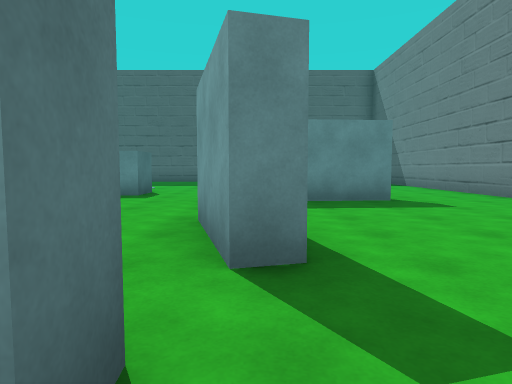
[1] (above)

24 first-person views from a walk through a Unity game level. The camera is 1.2 m above the floor, tilts 4° down and sees 75° across. The floor is counted in squares, 2 m on a side. Each view is taken from the middle of a square. On the plan, view 1 faces up. The plan holds only what a view shows up to about 10 squares ahead; the rest is blank.

[2]
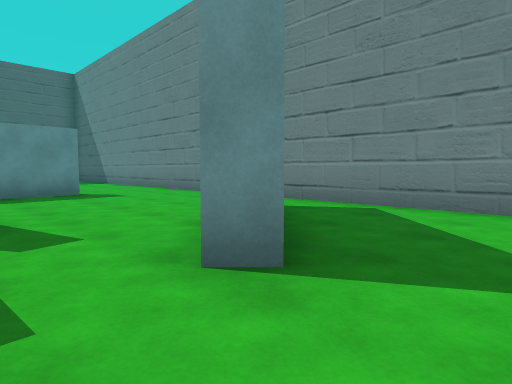

[3]
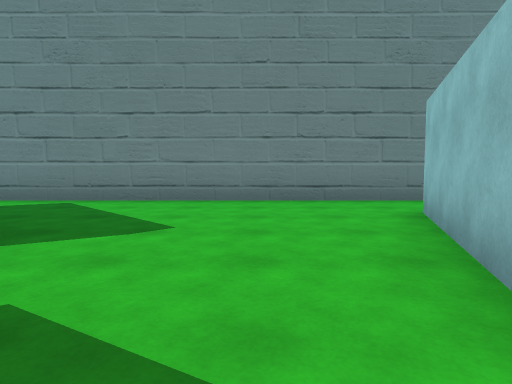

[4]
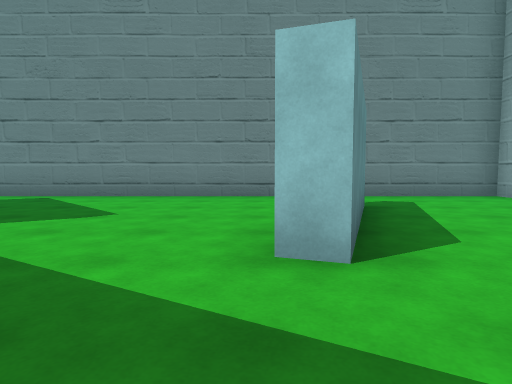

[5]
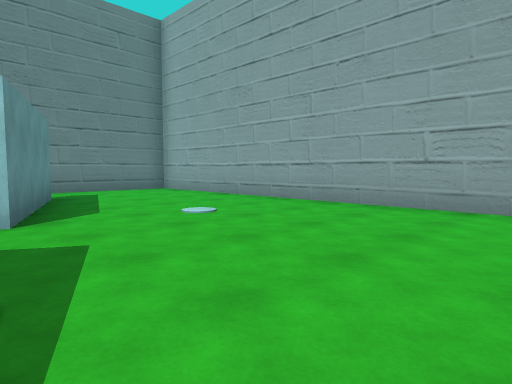

[6]
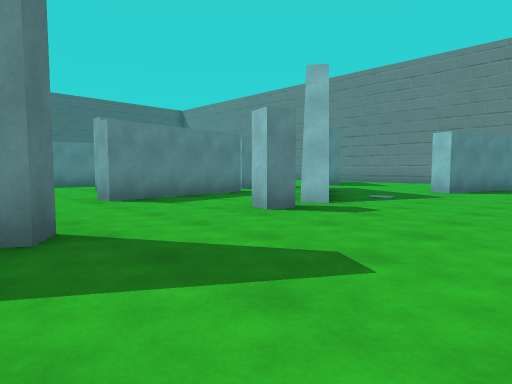

[7]
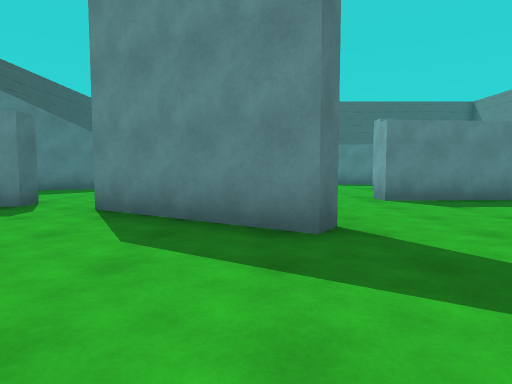

[8]
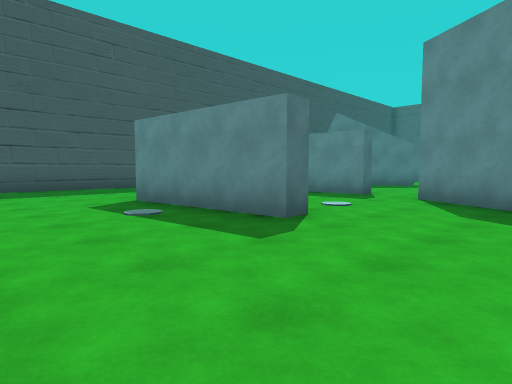

[9]
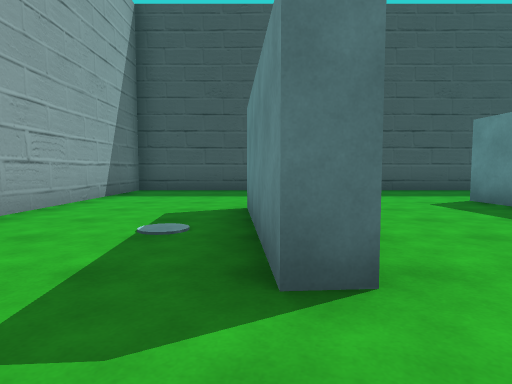

[10]
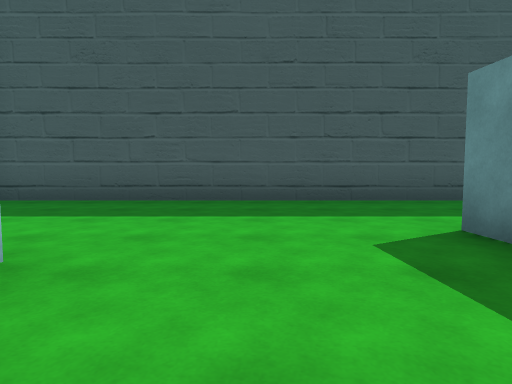

[11]
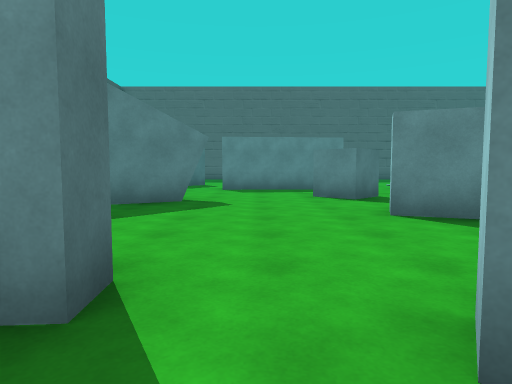

[12]
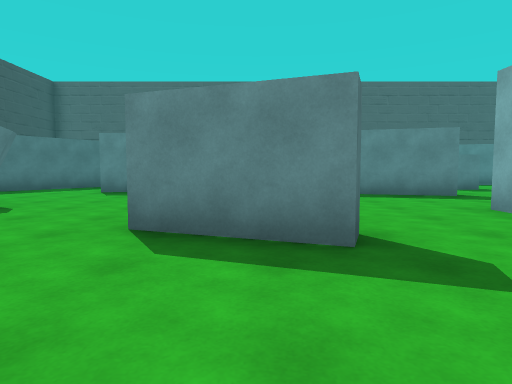

[13]
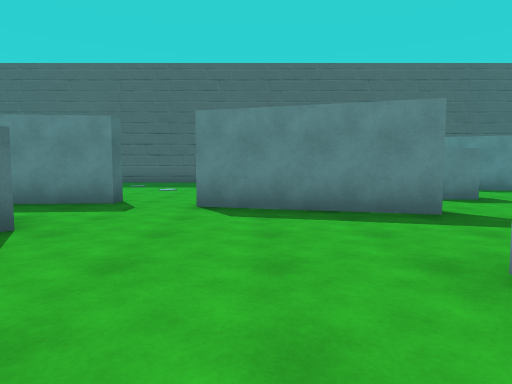

[14]
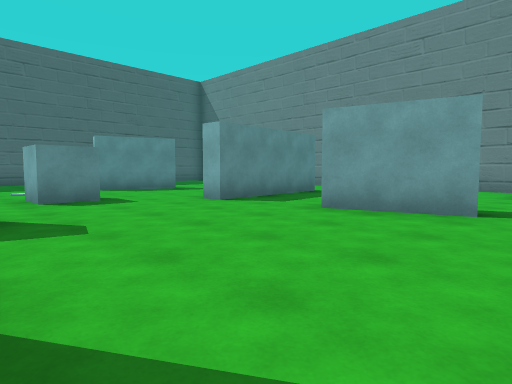

[15]
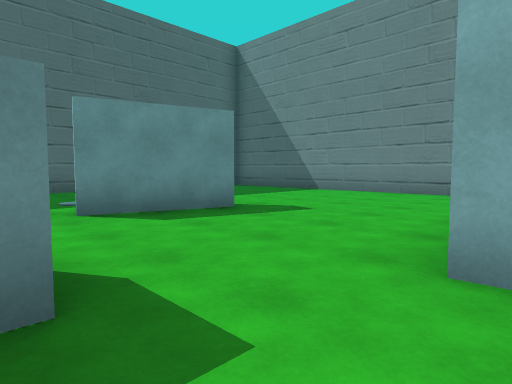

[16]
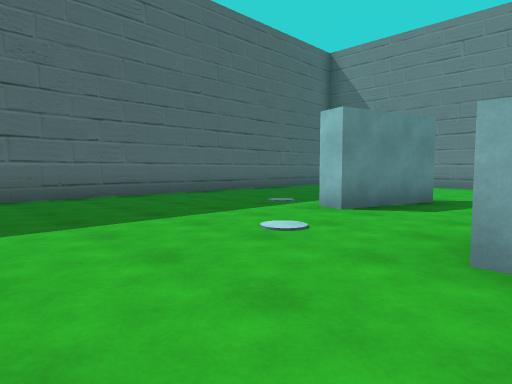

[17]
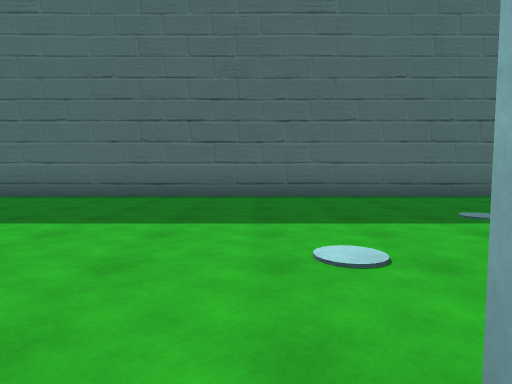

[18]
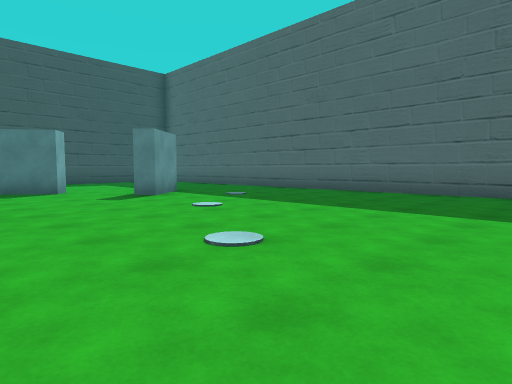

[19]
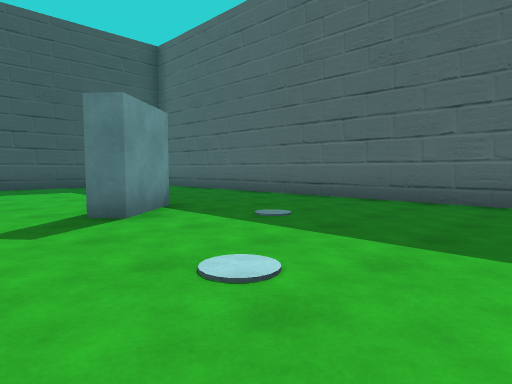

[20]
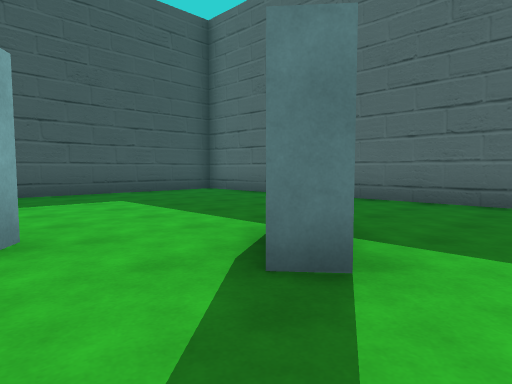

[21]
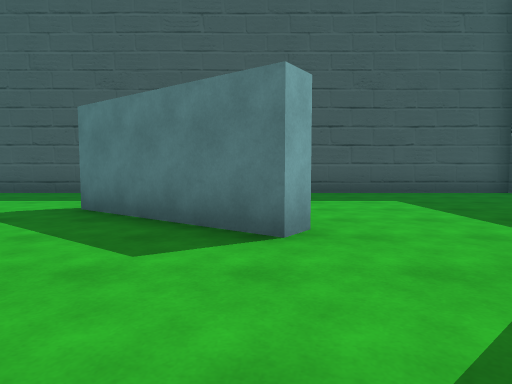

[22]
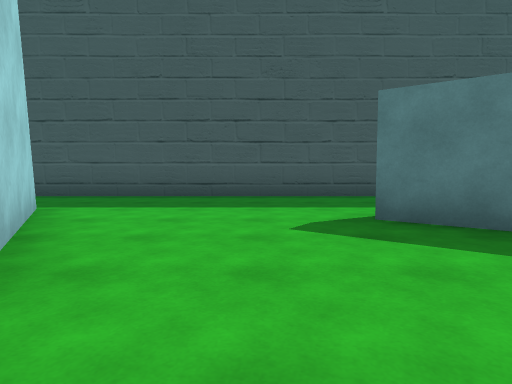

[23]
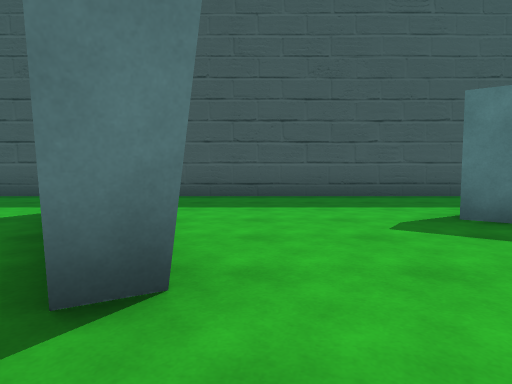

[24]
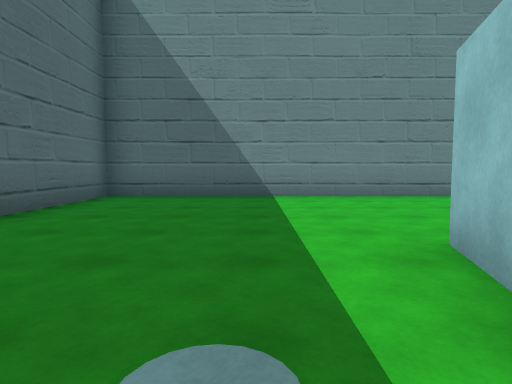

### Floor plan
Points are (right, up) in squares from view 1. A wall is a line through its corners. A room is listed if a view was taken in it or the views show most of it. See-through windows are left out.
Room 1 (views 1, 2)
walls: (1.6, -0.8) (1.1, -0.3); (0.6, -4.3) (3.6, -5.3); (0.1, -4.6) (0.3, -4.1); (5.3, -5.6) (5.3, 3.1)
ways out: opening at (0, -3.5) to room 2; opening at (0.5, 0) to room 2; opening at (4.5, -5) to room 2; opening at (5, 2) to room 2
Room 2 (views 3, 4, 5, 6, 7, 8, 9, 10, 11, 12, 13, 14, 15, 16, 17, 18, 19, 20, 21, 22, 23, 24)
walls: (-8, 1.1) (-8.2, 0.5) (-10.3, 1.3) (-10.1, 1.8); (-4.5, 5.3) (-8, 6.3); (-9.5, 7.3) (-9.5, 6.7) (-13, 6.5); (-13.2, 3.2) (-15.1, 2.2); (-13.4, 3.8) (-13.1, 3.3); (-3, -0.5) (-6.6, -0.8) (-6.6, -0.2); (-12.8, -1.2) (-12.7, -1.7) (-16.3, -2); (-8.2, -3.6) (-8.4, -4) (-11.4, -2.1) (-11.1, -1.7); (-3.8, -3.6) (-4.1, -3.1); (-0.4, 1) (-0.4, 0.4); (-3.6, -3.6) (-3.9, -3.1); (0.4, 2.1) (-0.2, 2) (-0.7, 4); (-16.8, 1.8) (-14.4, 3.1); (-11.6, -5.3) (-11.6, -5.9) (-15.1, -6.1); (-14.3, 9.6) (-13.9, 9.3) (-16, 6.3); (-12.9, 11.9) (-11.9, 10.7) (-12.3, 10.4); (-0.4, 10.7) (0.7, 10.4); (0.6, 10) (-1.6, 10.6) (-1.5, 11.1); (2.7, 6.3) (-0.9, 6) (-1, 6.6); (-19.2, 8.5) (-19.2, -9.3) (-14.1, -9.3); (-3.4, -9.3) (5.3, -9.3) (5.3, -5.6); (5.3, 5.2) (5.3, 15.3) (-19.2, 15.3) (-19.2, 10.2); (3.4, -5.8) (0.1, -4.6)
low walls: (-13.5, 3.7) (-13.2, 3.2)
ways out: opening at (0, -3.5) to room 1; opening at (0.5, 0) to room 1; opening at (4.5, -5) to room 1; opening at (5, 2) to room 1; gap at (-3, 0)
objects: cube (-10, 4) to (-10, 5); block (-5, -4); cube (-3, 8)

Where each view was taken, in squares from view 1:
view 1: 0 up, 0 right, facing up
view 2: 2 down, 0 right, facing up-right
view 3: 3 down, 1 left, facing right
view 4: 4 down, 2 left, facing right
view 5: 4 down, 4 left, facing down-right
view 6: 7 down, 9 left, facing up-right
view 7: 7 down, 9 left, facing up
view 8: 9 down, 9 left, facing up-left
view 9: 6 down, 10 left, facing left
view 10: 4 down, 13 left, facing left
view 11: 3 down, 12 left, facing up
view 12: 2 down, 9 left, facing up
view 13: 1 up, 7 left, facing up
view 14: 1 up, 5 left, facing up-right
view 15: 6 up, 3 left, facing up-right
view 16: 8 up, 6 left, facing up-right
view 17: 8 up, 4 left, facing up
view 18: 7 up, 5 left, facing up-left
view 19: 9 up, 8 left, facing up-left
view 20: 9 up, 11 left, facing up-left
view 21: 9 up, 11 left, facing left
view 22: 5 up, 12 left, facing left
view 23: 4 up, 12 left, facing left
view 24: 12 up, 2 left, facing right
